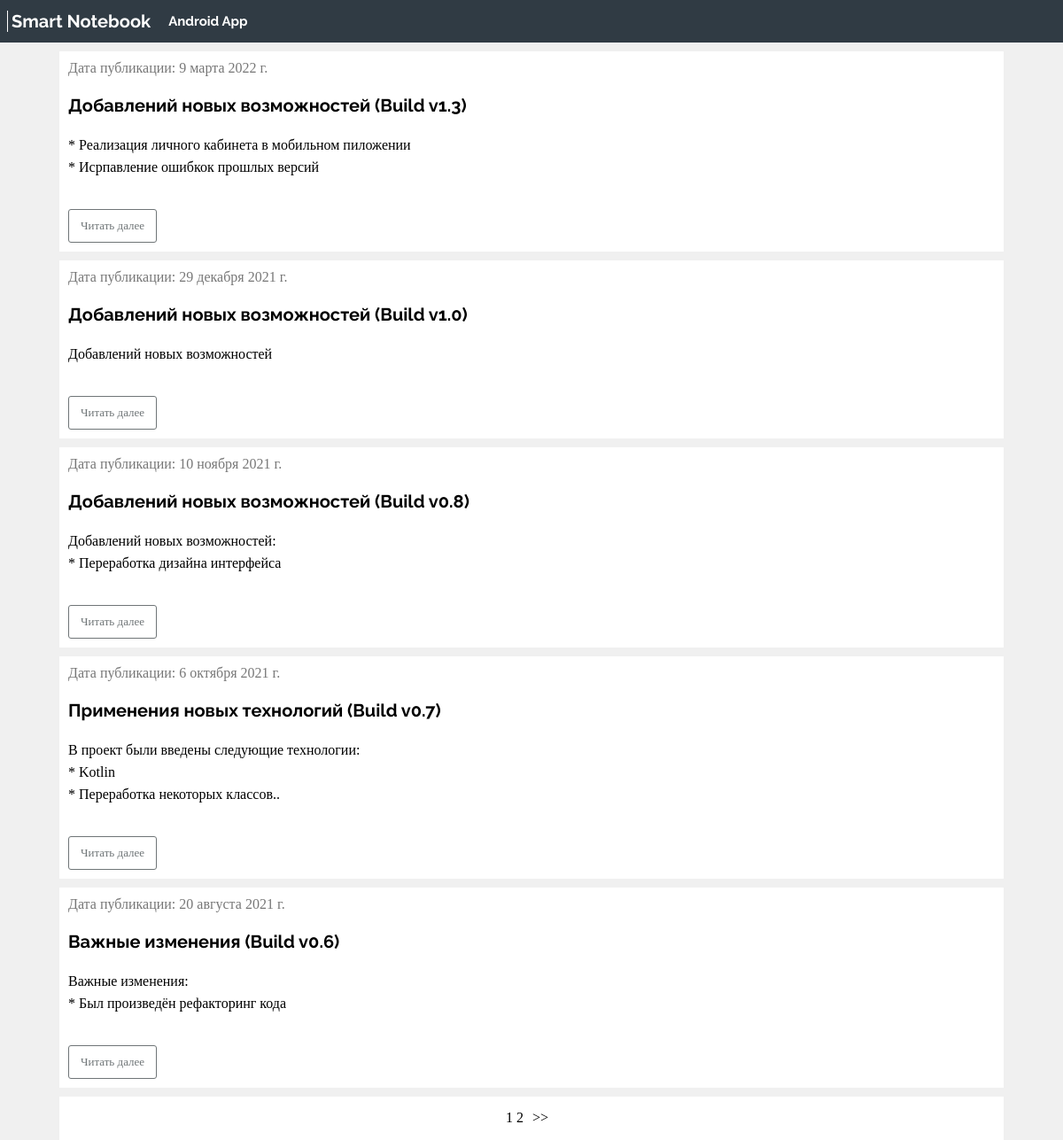
Page /news/ on the committed database.
### news/models.py (models this page shows, shortened)
class Articles(models.Model):
    title = models.CharField('Название', max_length=150)
    anons = models.TextField('Анонс')
    full_text = models.TextField('Статья')
    date = models.DateField('Дата публикации')
    class Meta:
        verbose_name = 'Новость'
        verbose_name_plural = 'Новости'

### news/views.py (the view)
# urls.py: path('news/', include('news.urls')),
def news(request):
    base_news = Articles.objects.order_by('date').reverse()
    p = Paginator(base_news, 5)
    count_list = p.page_range
    page_number = request.GET.get('page')
    page = p.get_page(page_number)
    return render(request, 'news/news.html', {'page': page, 'count_list': count_list})

### news/templates/news/news.html (shortened to what this page needs)
{% load static %}
<!DOCTYPE html>
<html lang="ru">
<head>
    <link rel="stylesheet" type="text/css" href="{% static 'news/css/news.css' %}">
    <link rel="stylesheet" type="text/css" href="{% static 'news/css/header.css' %}">
</head>
<body>
    {% include 'main/header.html' %}
    <div class="layout-page">
        <div class="layout-page-width">
            <div class="page">
                <div class="nav">
                    {% for el in page.object_list %}
                    <div class="content">
                        <span class="date-publish"> Дата публикации: {{ el.date }}</span>
                        <div>
                            <h1 class="name-publish">
                                <span class="text-news">{{el.title |linebreaks}}</span>
                            </h1>
                        </div>
                        <div class="inform-publish">
                            <div>
                                <div class="anons-publish">{{el.anons |linebreaks}}</div>
                            </div>
                            <a class="learn-more" href="{% url 'news-detail'  el.id %}">Читать далее</a>
                        </div>
                    </div>
                    {% endfor%}
                    <div class="paginator">
                        <div class="paginator_pages">
                            {% for i in count_list%}
                            <a class="paginator_ref" href="{% url 'news' %}?page={{ i }}">
                                {{i}}
                            </a>
                            {% endfor %}
                        </div>
                        {% if page.has_next %}
                        <a class="paginator_ref" href="{% url 'news' %}?page={{ page.next_page_number }}">
                            <span class="paginator-text"> >> </span>
                        </a>
                        {% endif %}
                    </div>
                </div>
            </div>
        </div>
    </div>
</body>
</html>

### news/static/news/css/news.css (style rules this page uses)
.layout-page-width { margin: 0 auto; min-width: 320px; }
@media (min-width: 1024px) { .layout-page-width { padding: 0 24px; max-width: 1096px; } }
.page { display: flex; max-width: 1096px; }
.nav { width: 100%; }
.content { flex: 0; background-color: white; margin: 10px 15px 0px 15px; overflow-wrap: break-word; padding: 10px; }
.learn-more { background-color: initial; border: 1px solid #6f7577; border-radius: 3px; color: #6f7577; cursor: pointer; display: inline-block; font-size: 0.8125rem; height: 36px; line-height: 2.25rem; margin-top: 18px; padding: 0 13px; text-decoration: none; }
.name-publish { font-family: Raleway-Bold; font-size: 1.25rem; line-height: 1.3; margin: 10px 0px 5px 0px; }
.anons-publish { font-family: Raleway-Regular; margin-top: 5px; line-height: 1.56; font-size: 1rem; }
.date-publish { color: #777; }
.text-news { font-family: Raleway-Bold; }
.paginator { background-color: #fff; display: flex; height: 49px; justify-content: center; text-align: center; align-items: center; margin: 10px 15px 0px 15px; }
.paginator_ref { text-decoration: none; color: #000; }
.paginator-text { padding: 10px; }

### news/static/news/css/header.css (style rules this page uses)
body { margin: 0; padding: 0; background-color: #f0f0f0; }
a { text-decoration: none; }

### rows in the picture
Articles: date "9 марта 2022 г.", title "Добавлений новых возможностей (Build v1.3)", anons "* Реализация личного кабинета в мобильном пиложении * Исрпавление ошибкок прошлых версий"
Articles: date "29 декабря 2021 г.", title "Добавлений новых возможностей (Build v1.0)", anons "Добавлений новых возможностей"
Articles: date "10 ноября 2021 г.", title "Добавлений новых возможностей (Build v0.8)", anons "Добавлений новых возможностей: * Переработка дизайна интерфейса"
Articles: date "6 октября 2021 г.", title "Применения новых технологий (Build v0.7)", anons "В проект были введены следующие технологии: * Kotlin * Переработка некоторых классов.."
Articles: date "20 августа 2021 г.", title "Важные изменения (Build v0.6)", anons "Важные изменения: * Был произведён рефакторинг кода"

### other values in the picture
{{ i }} "1" "2"
